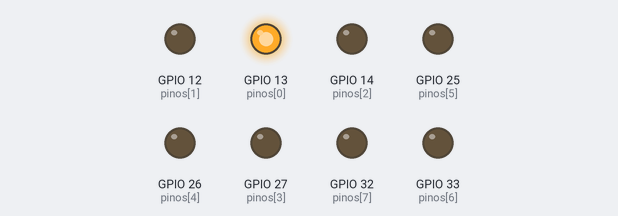
A sketch run on a simulated ESP32. Shown: output pins drawn as LEDs (lit = HIGH).

Above: at 0.12 s.
At 0.87 s:
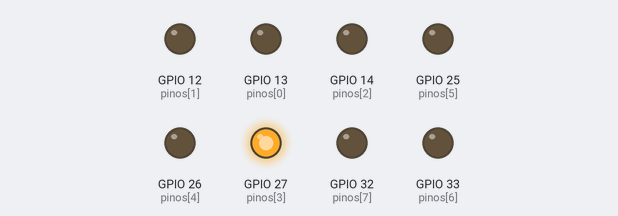
At 1.37 s:
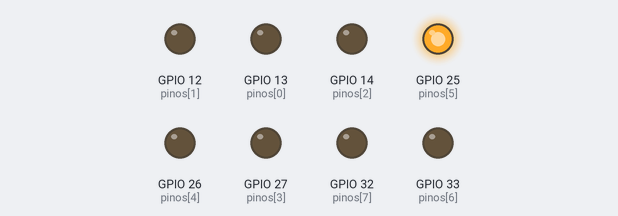
At 1.87 s:
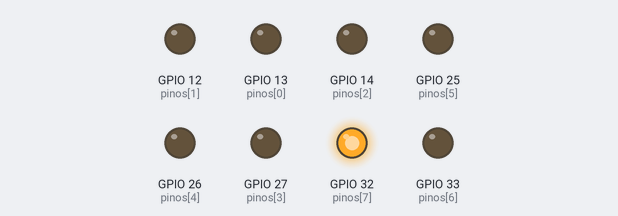
At 3.12 s:
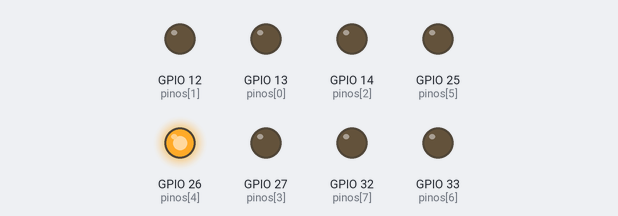
At 4.37 s:
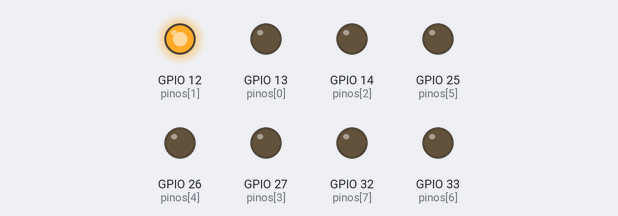
Timing chart, 0 to 4.7 s (numbered marks = the images above):
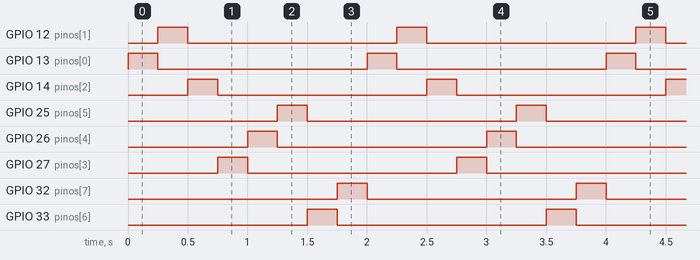

Measured:
- by itself, GPIO 12 (pinos[1]), GPIO 13 (pinos[0]), GPIO 14 (pinos[2]), GPIO 25 (pinos[5]), GPIO 26 (pinos[4]), GPIO 27 (pinos[3]), GPIO 32 (pinos[7]), GPIO 33 (pinos[6]): alternates HIGH for 0.25 s and LOW for 1.7 s
- by itself, everything shown: repeats every 2.0 s, in 8 steps

The sketch:

sketch_mar13a_ino.ino
```cpp
unsigned long start_time=0, current_time=0;
char pinos [8]={13,12,14,27,26,25,33,32};
int pos=0, sent=0;

void setup() {
  Serial.begin(115200);
  start_time=millis();
  for(int i=0;i<8;i++){
    pinMode(pinos[i], OUTPUT);
  }
  digitalWrite(pinos[0],HIGH);
}

void loop() {
  current_time=millis();
  if(current_time-start_time>=250){
    digitalWrite(pinos[pos], LOW);
    if(pos==7){
      pos=0;
    }else{
      pos++;
    }
    digitalWrite(pinos[pos], HIGH);
    start_time+=250;
  }
}
```
